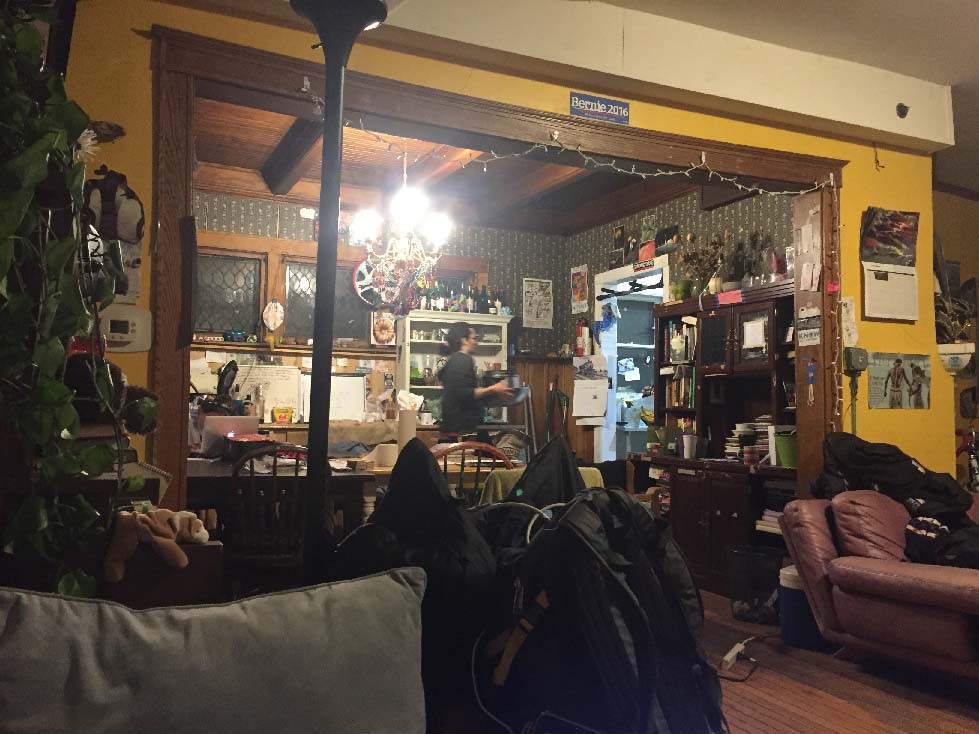
%> input picture test/a_1.jpg, 979 x 734 px
$ octave --eval "result = lens(imread('test/a_1.jpg'));"   (GNU Octave 9; MATLAB toolbox functions it lacks are replaced by stand-ins)
%> lines starting %> are read from the running program, lines starting %| are printed output that depends on the picture
function img_out=lens(img_in);
img_out=img_in;
%> img_out is the input picture: size 734x979x3 uint8; mean R, G, B 93.2, 78.3, 64.5
HSV=rgb2hsv(img_in);
%> HSV: size 734x979x3 double; mean H, S, V 0.26, 0.318, 0.371
v=HSV(:,:,3);
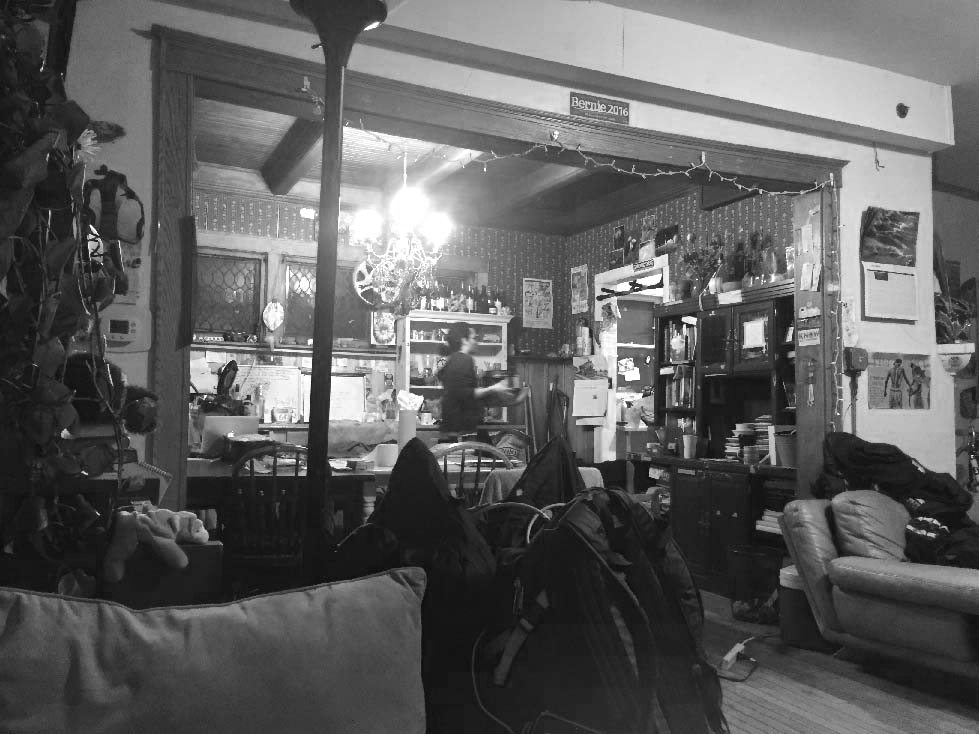
%> v: size 734x979 double; min 0.0196, max 1, mean 0.371
vm=mean(v(:));
%> vm = 0.371
if vm<0.4
    x=0.4/vm;
%> x = 1.08
HSV(:,:,3)=HSV(:,:,3)*x;
%> HSV: size 734x979x3 double; mean H, S, V 0.26, 0.318, 0.4
HSV(:,:,3)=histeq(HSV(:,:,3));
%> HSV: size 734x979x3 double; mean H, S, V 0.26, 0.318, 0.495

img_out=hsv2rgb(HSV);
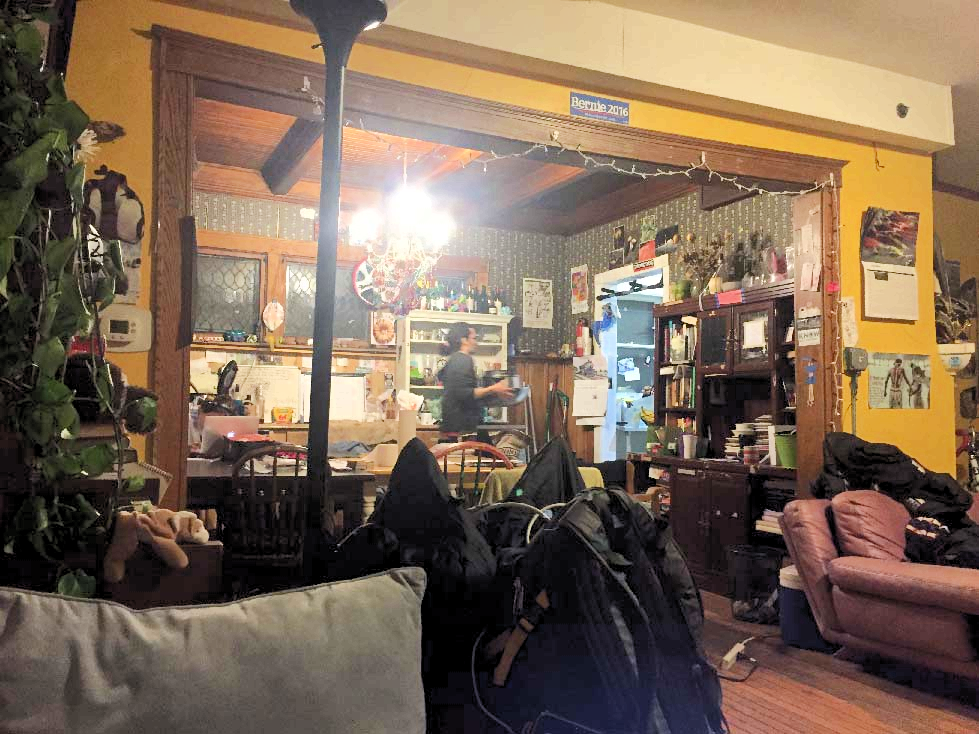
%> img_out: size 734x979x3 double; mean R, G, B 0.489, 0.409, 0.336
figure,imshow(img_out);
title('after lens correction')

end
end

$ run again, on test/a_2.jpg
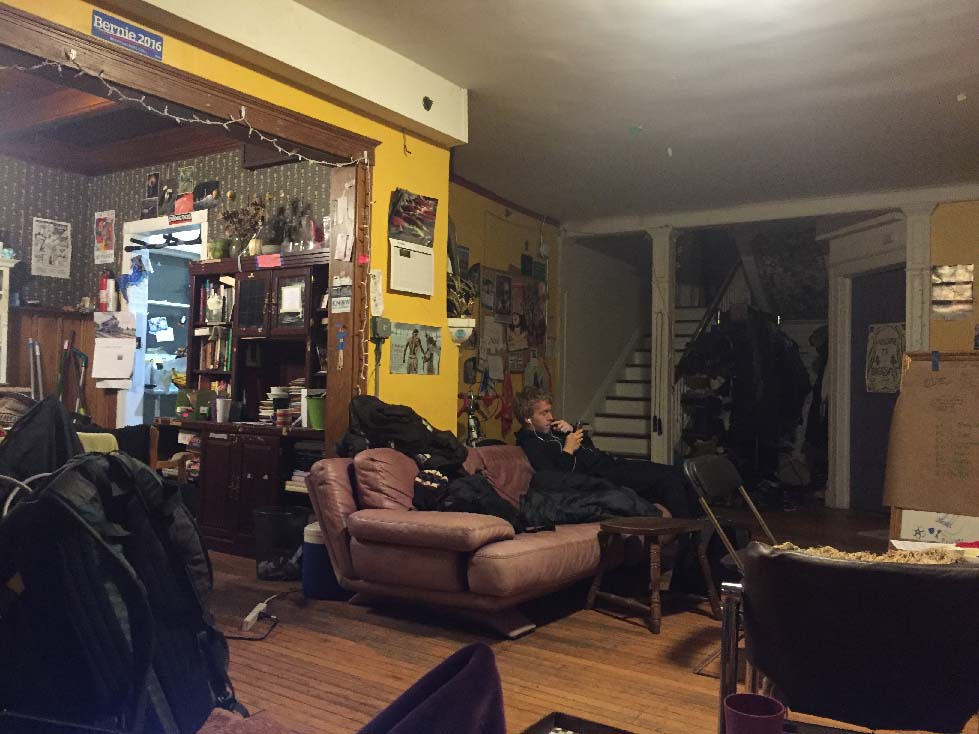
%> input picture test/a_2.jpg, 979 x 734 px
%> in lens, img_out is the input picture: size 734x979x3 uint8; mean R, G, B 90.8, 76.5, 66.5
%> in lens, `v=HSV(:,:,3);`:
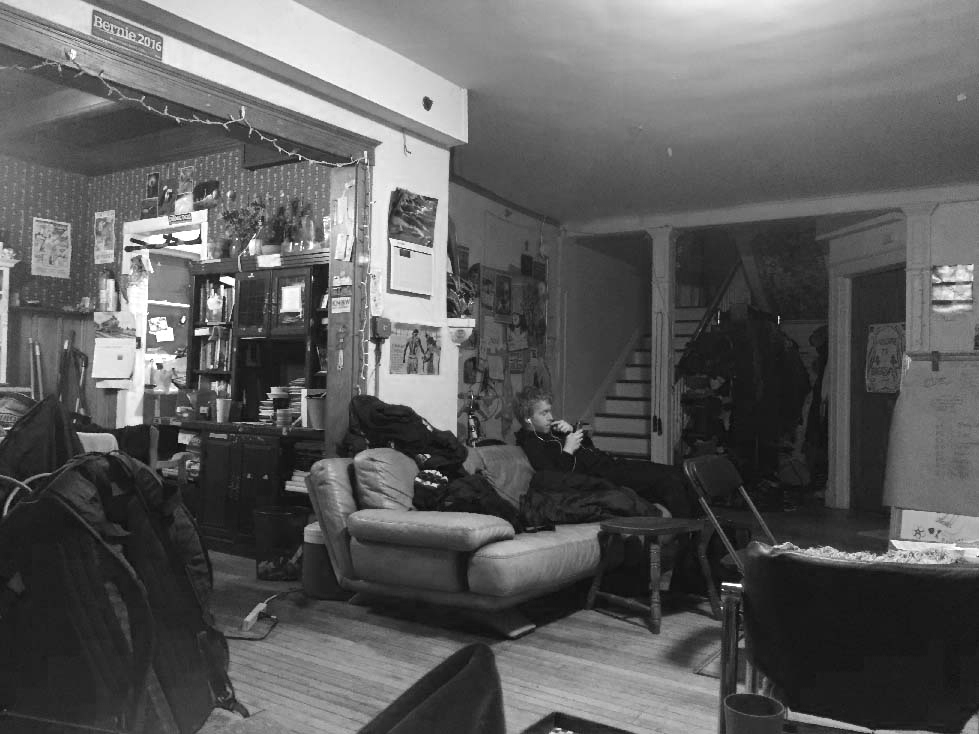
%> v: size 734x979 double; min 0.0157, max 1, mean 0.366
%> vm = 0.366
%> x = 1.09
%> in lens, `img_out=hsv2rgb(HSV);`:
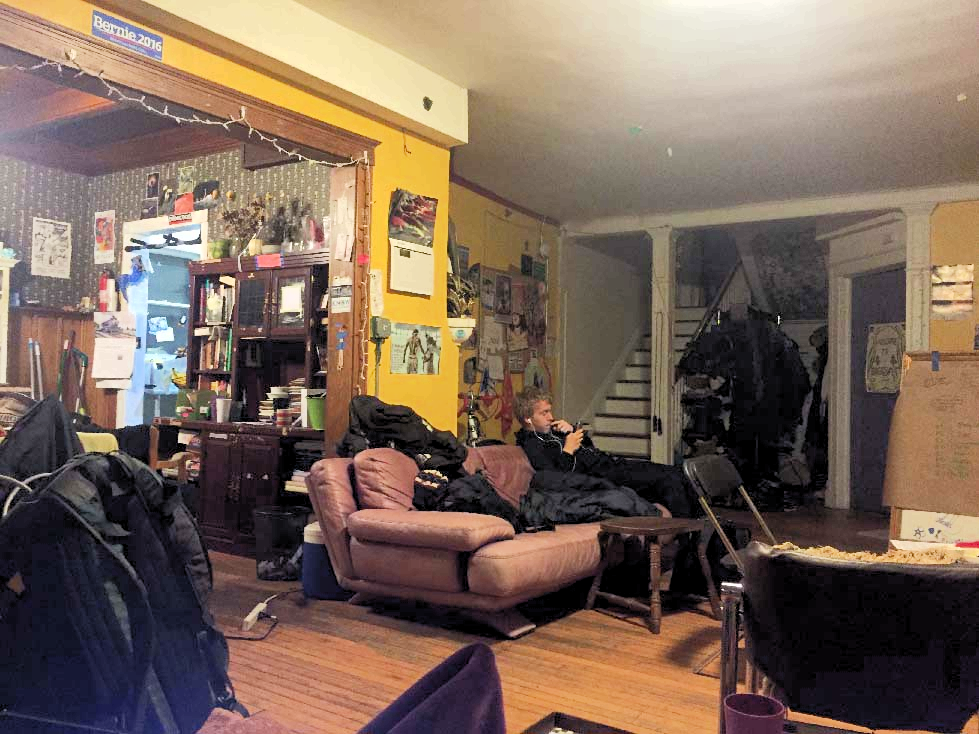
%> img_out: size 734x979x3 double; mean R, G, B 0.484, 0.406, 0.352

$ run again, on test/a_3.jpg
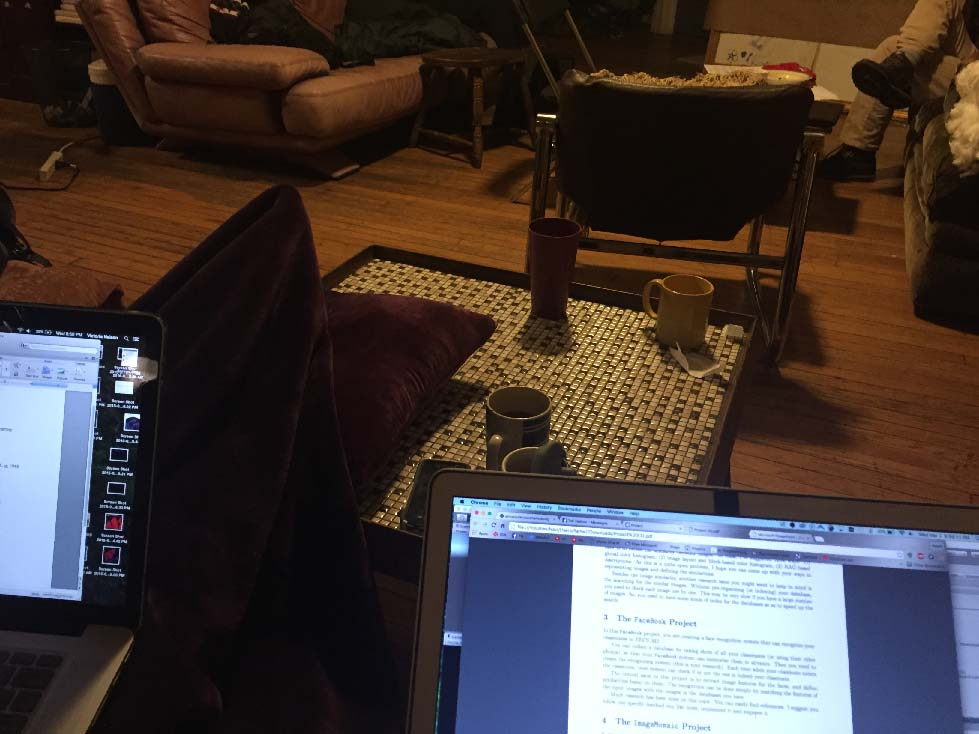
%> input picture test/a_3.jpg, 979 x 734 px
%> in lens, img_out is the input picture: size 734x979x3 uint8; mean R, G, B 71.3, 60.4, 57.1
%> in lens, `v=HSV(:,:,3);`:
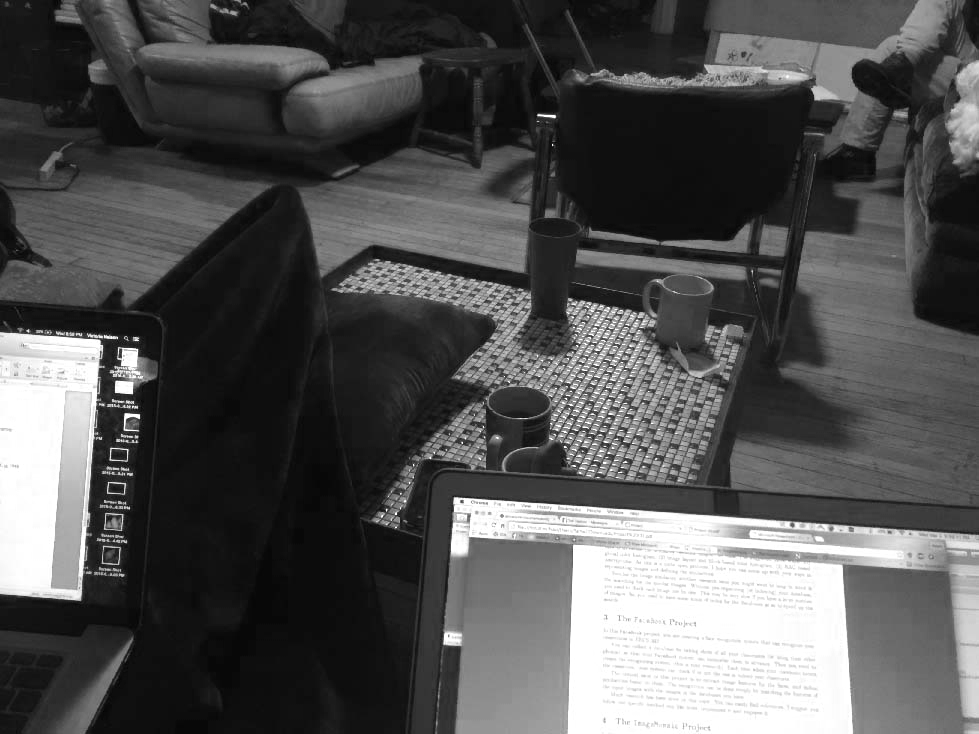
%> v: size 734x979 double; min 0.00392, max 1, mean 0.324
%> vm = 0.324
%> x = 1.23
%> in lens, `img_out=hsv2rgb(HSV);`:
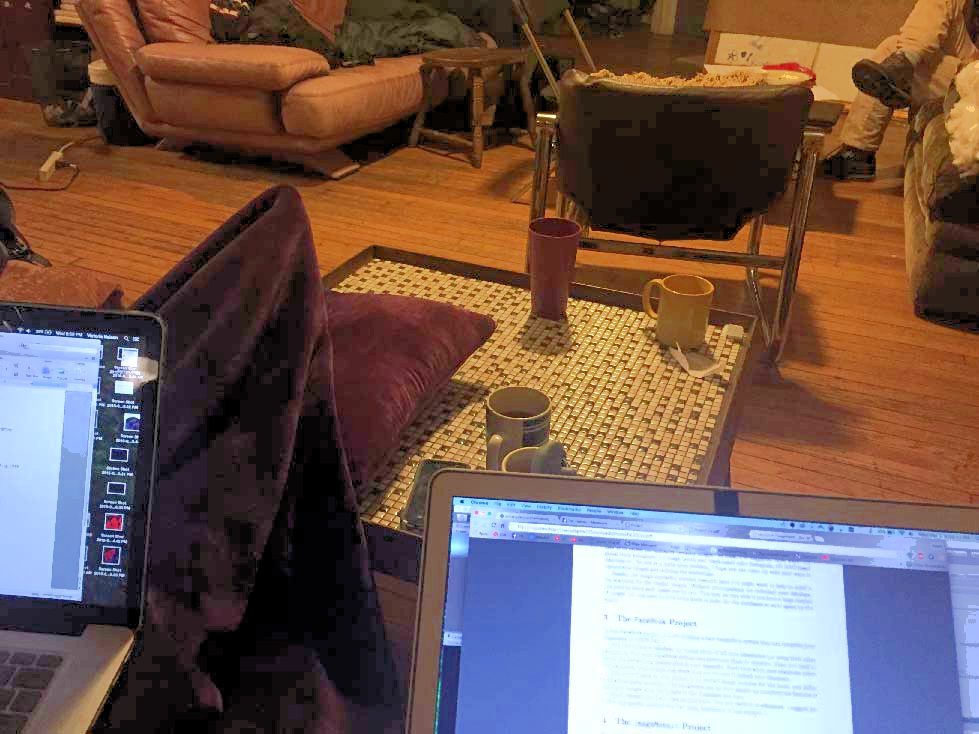
%> img_out: size 734x979x3 double; mean R, G, B 0.445, 0.348, 0.312
